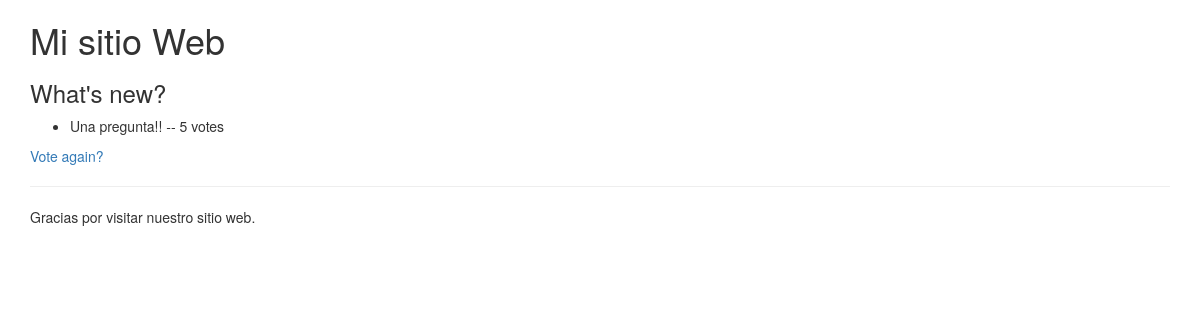
/polls/1/results/, run on an earlier commit of the app's database.
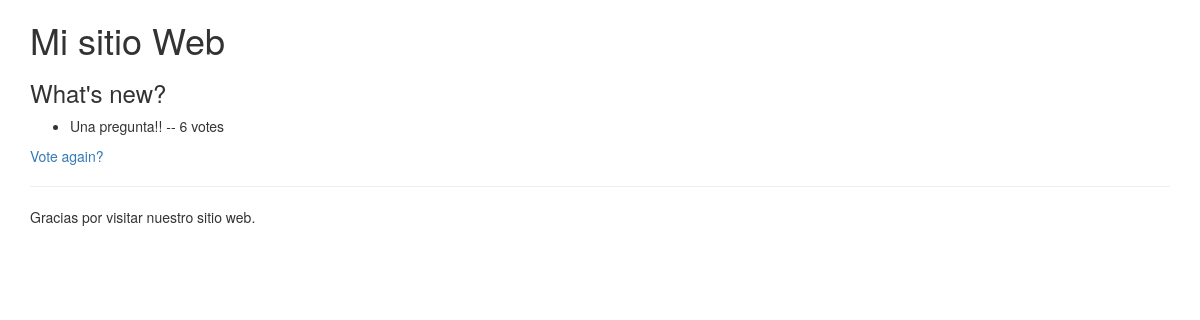
And on a later commit of the database.
### polls/models.py (models this page shows, shortened)
class Question(models.Model):
    question_text = models.CharField(max_length=200)
    pub_date = models.DateTimeField('date published')

class Choice(models.Model):
    question = models.ForeignKey(Question)
    choice_text = models.CharField(max_length=200)
    votes = models.IntegerField(default=0)

### polls/views.py (the view)
# urls.py: url(r'^(?P<question_id>[0-9]+)/results/$', views.results, name='results'),
def results(request, question_id):
    question = get_object_or_404(Question, pk=question_id)
    return render(request, 'polls/results.html', {'question': question})

### polls/templates/polls/results.html (shortened to what this page needs)
{% extends "basebs.html" %}
{% block content %}
<h3>{{ question.question_text }}</h3>
<ul>
{% for choice in question.choice_set.all %}
    <li>{{ choice.choice_text }} -- {{ choice.votes }} vote{{ choice.votes|pluralize }}</li>
{% endfor %}
</ul>
<a href="{% url 'polls:detail' question.id %}">Vote again?</a>
{% endblock %}

### polls/templates/basebs.html (shortened to what this page needs)
<!DOCTYPE html>
<html lang="en">
<head>
    <link href="https://maxcdn.bootstrapcdn.com/bootstrap/3.3.5/css/bootstrap.min.css" rel="stylesheet"
>
</head>
<body>
<div class="container">
    <h1>Mi sitio Web</h1>
    {% block content %}{% endblock %}
    {% block footer %}
    <hr>
    <p>Gracias por visitar nuestro sitio web.</p>
    {% endblock %}
</div>
</body>
</html>

What changed in the data, as far as the page shows it:
changed Choice "Una pregunta!!": votes "5" → "6"
